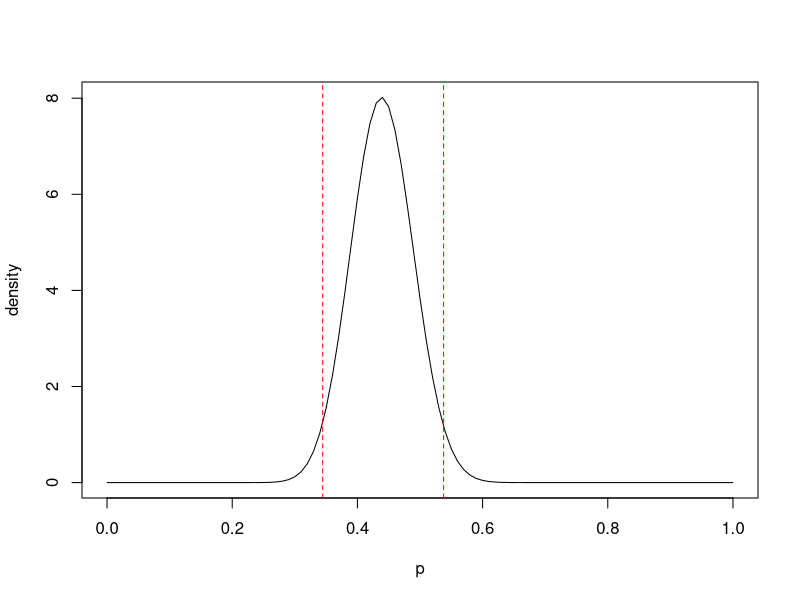
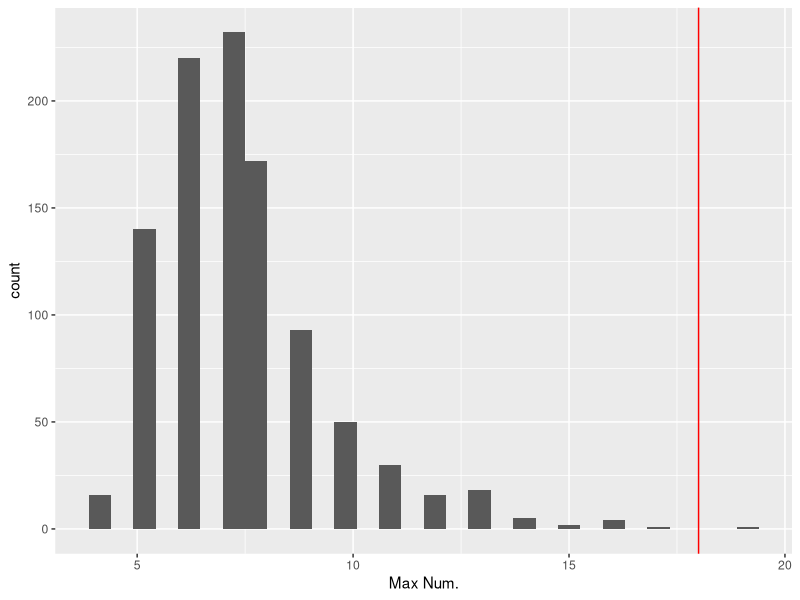

Write R code to recreate these figures, in order.
## ---- chunk 1
library(knitr)
knitr::opts_chunk$set(echo=TRUE, 
                      cache=FALSE, 
                      fig.width=5, 
                      fig.height=5,
                      fig.align='center',
                      fig.pos = 'H')
library(tidyverse)
library(ggplot2)
## ---- chunk 2
a_post = 1 + 43
b_post = 1 + 98 - 43
alpha = 1 - 0.95
low = qbeta(alpha/2, a_post, b_post)
high = qbeta(1 - alpha/2, a_post, b_post)
print(c(low, high))
## ---- chunk 3
curve(gamma(a_post + b_post)/gamma(a_post)/gamma(b_post) *
      p^(a_post - 1) * (1-p)^(b_post - 1), from = 0, to = 1, xname = "p", 
      xlab = "p", ylab = "density")
abline(v = low, col = "red", lty = 2)
abline(v = high, col = "red", lty = 2)
## ---- chunk 4
# observations #
set.seed(123)
y <- c(rep(1, 18), rep(0, 3), rep(1, 6), rep(0, 2),
       rbinom(67, 1, prob = 0.25), rep(1, 4))
## ---- chunk 5
# prior #
a <- 3
b <- 7
#posterior #
a_post <- a + sum(y)
b_post <- b + (length(y) - sum(y))
a_post; b_post
## ---- chunk 6
# observed test stat. #
test_stat_obs <- max(rle(y)$lengths)

# test stat. based on simulation #
nsim <- 1000
test_stat_rep <- rep(NA, nsim)
for (i in 1:1000) {
  p_post <- rbeta(1, a_post, b_post)
  y_rep <- rbinom(100, size = 1, prob = p_post)
  test_stat <- max(rle(y_rep)$lengths)
  test_stat_rep[i] <- test_stat
}

ggplot(tibble(test_stat_rep), aes(test_stat_rep)) + 
  geom_histogram() + xlab("Max Num.") + 
  geom_vline(xintercept = test_stat_obs, colour = "red")
